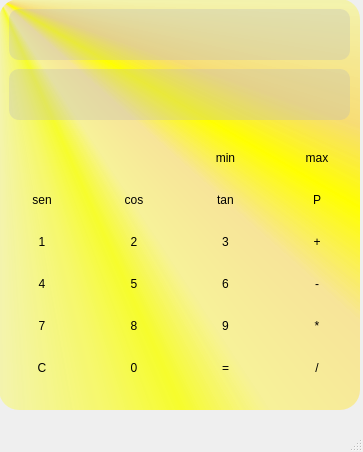
<?xml version="1.0" encoding="UTF-8"?>
<ui version="4.0">
 <class>MainWindow</class>
 <widget class="QMainWindow" name="MainWindow">
  <property name="geometry">
   <rect>
    <x>0</x>
    <y>0</y>
    <width>363</width>
    <height>452</height>
   </rect>
  </property>
  <property name="windowTitle">
   <string>MainWindow</string>
  </property>
  <widget class="QWidget" name="centralwidget">
   <widget class="QWidget" name="widget" native="true">
    <property name="geometry">
     <rect>
      <x>-1</x>
      <y>-1</y>
      <width>361</width>
      <height>411</height>
     </rect>
    </property>
    <property name="styleSheet">
     <string notr="true">QWidget#widget{
	background-color:qconicalgradient(cx:0, cy:0, angle:135, stop:0 rgba(255, 255, 0, 69), stop:0.375 rgba(255, 255, 0, 69), stop:0.423533 rgba(251, 255, 0, 145), stop:0.45 rgba(247, 255, 0, 208), stop:0.477581 rgba(255, 244, 71, 130), stop:0.518717 rgba(255, 218, 71, 130), stop:0.55 rgba(255, 255, 0, 255), stop:0.57754 rgba(255, 203, 0, 130), stop:0.625 rgba(255, 255, 0, 69), stop:1 rgba(255, 255, 0, 69));
	border-radius: 20px;
}</string>
    </property>
    <widget class="QWidget" name="gridLayoutWidget">
     <property name="geometry">
      <rect>
       <x>0</x>
       <y>130</y>
       <width>361</width>
       <height>271</height>
      </rect>
     </property>
     <layout class="QGridLayout" name="gridLayout" columnminimumwidth="0,0,0,0">
      <item row="2" column="2">
       <widget class="QPushButton" name="btnTan">
        <property name="enabled">
         <bool>true</bool>
        </property>
        <property name="styleSheet">
         <string notr="true">QPushButton{
	background-color: transparent;
	border-radius: 40px;
	font: 18pt &quot;Copperplate Gothic Bold&quot;;
}

QPushButton:hover{
	background-color: rgba(0,0,0,30);
	Border-radius: 40px;
}

QPushButton:pressed{
	background-color: rgba(0,0,0,60);
	border-radius: 40px;
}</string>
        </property>
        <property name="text">
         <string>tan</string>
        </property>
       </widget>
      </item>
      <item row="2" column="3">
       <widget class="QPushButton" name="btnProm">
        <property name="enabled">
         <bool>true</bool>
        </property>
        <property name="styleSheet">
         <string notr="true">QPushButton{
	background-color: transparent;
	border-radius: 40px;
	font: 18pt &quot;Copperplate Gothic Bold&quot;;
}

QPushButton:hover{
	background-color: rgba(0,0,0,30);
	Border-radius: 40px;
}

QPushButton:pressed{
	background-color: rgba(0,0,0,60);
	border-radius: 40px;
}</string>
        </property>
        <property name="text">
         <string>P</string>
        </property>
       </widget>
      </item>
      <item row="2" column="1">
       <widget class="QPushButton" name="btnCos">
        <property name="enabled">
         <bool>true</bool>
        </property>
        <property name="styleSheet">
         <string notr="true">QPushButton{
	background-color: transparent;
	border-radius: 40px;
	font: 18pt &quot;Copperplate Gothic Bold&quot;;
}

QPushButton:hover{
	background-color: rgba(0,0,0,30);
	Border-radius: 40px;
}

QPushButton:pressed{
	background-color: rgba(0,0,0,60);
	border-radius: 40px;
}</string>
        </property>
        <property name="text">
         <string>cos</string>
        </property>
       </widget>
      </item>
      <item row="2" column="0">
       <widget class="QPushButton" name="btnSen">
        <property name="enabled">
         <bool>true</bool>
        </property>
        <property name="styleSheet">
         <string notr="true">QPushButton{
	background-color: transparent;
	border-radius: 40px;
	font: 18pt &quot;Copperplate Gothic Bold&quot;;
}

QPushButton:hover{
	background-color: rgba(0,0,0,30);
	Border-radius: 40px;
}

QPushButton:pressed{
	background-color: rgba(0,0,0,60);
	border-radius: 40px;
}</string>
        </property>
        <property name="text">
         <string>sen</string>
        </property>
       </widget>
      </item>
      <item row="16" column="3">
       <widget class="QPushButton" name="btnMulti">
        <property name="styleSheet">
         <string notr="true">QPushButton{
	background-color: transparent;
	border-radius: 40px;
	font: 24pt &quot;Copperplate Gothic Bold&quot;;
}

QPushButton:hover{
	background-color: rgba(0,0,0,30);
	Border-radius: 40px;
}

QPushButton:pressed{
	background-color: rgba(0,0,0,60);
	border-radius: 40px;
}</string>
        </property>
        <property name="text">
         <string>*</string>
        </property>
       </widget>
      </item>
      <item row="16" column="0">
       <widget class="QPushButton" name="btn7">
        <property name="styleSheet">
         <string notr="true">QPushButton{
	background-color: transparent;
	border-radius: 40px;
	font: 24pt &quot;Copperplate Gothic Bold&quot;;
}

QPushButton:hover{
	background-color: rgba(0,0,0,30);
	Border-radius: 40px;
}

QPushButton:pressed{
	background-color: rgba(0,0,0,60);
	border-radius: 40px;
}</string>
        </property>
        <property name="text">
         <string>7</string>
        </property>
       </widget>
      </item>
      <item row="15" column="3">
       <widget class="QPushButton" name="btnResta">
        <property name="styleSheet">
         <string notr="true">QPushButton{
	background-color: transparent;
	border-radius: 40px;
	font: 24pt &quot;Copperplate Gothic Bold&quot;;
}

QPushButton:hover{
	background-color: rgba(0,0,0,30);
	Border-radius: 40px;
}

QPushButton:pressed{
	background-color: rgba(0,0,0,60);
	border-radius: 40px;
}</string>
        </property>
        <property name="text">
         <string>-</string>
        </property>
       </widget>
      </item>
      <item row="17" column="3">
       <widget class="QPushButton" name="btnDivision">
        <property name="styleSheet">
         <string notr="true">QPushButton{
	background-color: transparent;
	border-radius: 40px;
	font: 24pt &quot;Copperplate Gothic Bold&quot;;
}

QPushButton:hover{
	background-color: rgba(0,0,0,30);
	Border-radius: 40px;
}

QPushButton:pressed{
	background-color: rgba(0,0,0,60);
	border-radius: 40px;
}</string>
        </property>
        <property name="text">
         <string>/</string>
        </property>
       </widget>
      </item>
      <item row="15" column="2">
       <widget class="QPushButton" name="btn6">
        <property name="styleSheet">
         <string notr="true">QPushButton{
	background-color: transparent;
	border-radius: 40px;
	font: 24pt &quot;Copperplate Gothic Bold&quot;;
}

QPushButton:hover{
	background-color: rgba(0,0,0,30);
	Border-radius: 40px;
}

QPushButton:pressed{
	background-color: rgba(0,0,0,60);
	border-radius: 40px;
}</string>
        </property>
        <property name="text">
         <string>6</string>
        </property>
       </widget>
      </item>
      <item row="16" column="2">
       <widget class="QPushButton" name="btn9">
        <property name="styleSheet">
         <string notr="true">QPushButton{
	background-color: transparent;
	border-radius: 40px;
	font: 24pt &quot;Copperplate Gothic Bold&quot;;
}

QPushButton:hover{
	background-color: rgba(0,0,0,30);
	Border-radius: 40px;
}

QPushButton:pressed{
	background-color: rgba(0,0,0,60);
	border-radius: 40px;
}</string>
        </property>
        <property name="text">
         <string>9</string>
        </property>
       </widget>
      </item>
      <item row="17" column="0">
       <widget class="QPushButton" name="btnBorrar">
        <property name="styleSheet">
         <string notr="true">QPushButton{
	background-color: transparent;
	border-radius: 40px;
	font: 24pt &quot;Copperplate Gothic Bold&quot;;
}

QPushButton:hover{
	background-color: rgba(0,0,0,30);
	Border-radius: 40px;
}

QPushButton:pressed{
	background-color: rgba(0,0,0,60);
	border-radius: 40px;
}</string>
        </property>
        <property name="text">
         <string>C</string>
        </property>
       </widget>
      </item>
      <item row="14" column="1">
       <widget class="QPushButton" name="btn2">
        <property name="enabled">
         <bool>true</bool>
        </property>
        <property name="styleSheet">
         <string notr="true">QPushButton{
	background-color: transparent;
	border-radius: 40px;
	font: 24pt &quot;Copperplate Gothic Bold&quot;;
}

QPushButton:hover{
	background-color: rgba(0,0,0,30);
	Border-radius: 40px;
}

QPushButton:pressed{
	background-color: rgba(0,0,0,60);
	border-radius: 40px;
}</string>
        </property>
        <property name="text">
         <string>2</string>
        </property>
       </widget>
      </item>
      <item row="14" column="0">
       <widget class="QPushButton" name="btn1">
        <property name="enabled">
         <bool>true</bool>
        </property>
        <property name="styleSheet">
         <string notr="true">QPushButton{
	background-color: transparent;
	border-radius: 40px;
	font: 24pt &quot;Copperplate Gothic Bold&quot;;
}

QPushButton:hover{
	background-color: rgba(0,0,0,30);
	Border-radius: 40px;
}

QPushButton:pressed{
	background-color: rgba(0,0,0,60);
	border-radius: 40px;
}</string>
        </property>
        <property name="text">
         <string>1</string>
        </property>
       </widget>
      </item>
      <item row="14" column="3">
       <widget class="QPushButton" name="btnSuma">
        <property name="styleSheet">
         <string notr="true">QPushButton{
	background-color: transparent;
	border-radius: 40px;
	font: 24pt &quot;Copperplate Gothic Bold&quot;;
}

QPushButton:hover{
	background-color: rgba(0,0,0,30);
	Border-radius: 40px;
}

QPushButton:pressed{
	background-color: rgba(0,0,0,60);
	border-radius: 40px;
}</string>
        </property>
        <property name="text">
         <string>+</string>
        </property>
       </widget>
      </item>
      <item row="14" column="2">
       <widget class="QPushButton" name="btn3">
        <property name="styleSheet">
         <string notr="true">QPushButton{
	background-color: transparent;
	border-radius: 40px;
	font: 24pt &quot;Copperplate Gothic Bold&quot;;
}

QPushButton:hover{
	background-color: rgba(0,0,0,30);
	Border-radius: 40px;
}

QPushButton:pressed{
	background-color: rgba(0,0,0,60);
	border-radius: 40px;
}</string>
        </property>
        <property name="text">
         <string>3</string>
        </property>
       </widget>
      </item>
      <item row="15" column="0">
       <widget class="QPushButton" name="btn4">
        <property name="styleSheet">
         <string notr="true">QPushButton{
	background-color: transparent;
	border-radius: 40px;
	font: 24pt &quot;Copperplate Gothic Bold&quot;;
}

QPushButton:hover{
	background-color: rgba(0,0,0,30);
	Border-radius: 40px;
}

QPushButton:pressed{
	background-color: rgba(0,0,0,60);
	border-radius: 40px;
}</string>
        </property>
        <property name="text">
         <string>4</string>
        </property>
       </widget>
      </item>
      <item row="15" column="1">
       <widget class="QPushButton" name="btn5">
        <property name="styleSheet">
         <string notr="true">QPushButton{
	background-color: transparent;
	border-radius: 40px;
	font: 24pt &quot;Copperplate Gothic Bold&quot;;
}

QPushButton:hover{
	background-color: rgba(0,0,0,30);
	Border-radius: 40px;
}

QPushButton:pressed{
	background-color: rgba(0,0,0,60);
	border-radius: 40px;
}</string>
        </property>
        <property name="text">
         <string>5</string>
        </property>
       </widget>
      </item>
      <item row="17" column="1">
       <widget class="QPushButton" name="btn0">
        <property name="styleSheet">
         <string notr="true">QPushButton{
	background-color: transparent;
	border-radius: 40px;
	font: 24pt &quot;Copperplate Gothic Bold&quot;;
}

QPushButton:hover{
	background-color: rgba(0,0,0,30);
	Border-radius: 40px;
}

QPushButton:pressed{
	background-color: rgba(0,0,0,60);
	border-radius: 40px;
}</string>
        </property>
        <property name="text">
         <string>0</string>
        </property>
       </widget>
      </item>
      <item row="17" column="2">
       <widget class="QPushButton" name="btnIgual">
        <property name="styleSheet">
         <string notr="true">QPushButton{
	background-color: transparent;
	border-radius: 40px;
	font: 24pt &quot;Copperplate Gothic Bold&quot;;
}

QPushButton:hover{
	background-color: rgba(0,0,0,30);
	Border-radius: 40px;
}

QPushButton:pressed{
	background-color: rgba(0,0,0,60);
	border-radius: 40px;
}</string>
        </property>
        <property name="text">
         <string>=</string>
        </property>
       </widget>
      </item>
      <item row="16" column="1">
       <widget class="QPushButton" name="btn8">
        <property name="styleSheet">
         <string notr="true">QPushButton{
	background-color: transparent;
	border-radius: 40px;
	font: 24pt &quot;Copperplate Gothic Bold&quot;;
}

QPushButton:hover{
	background-color: rgba(0,0,0,30);
	Border-radius: 40px;
}

QPushButton:pressed{
	background-color: rgba(0,0,0,60);
	border-radius: 40px;
}</string>
        </property>
        <property name="text">
         <string>8</string>
        </property>
       </widget>
      </item>
      <item row="1" column="3">
       <widget class="QPushButton" name="btnMax">
        <property name="enabled">
         <bool>true</bool>
        </property>
        <property name="styleSheet">
         <string notr="true">QPushButton{
	background-color: transparent;
	border-radius: 40px;
	font: 18pt &quot;Copperplate Gothic Bold&quot;;
}

QPushButton:hover{
	background-color: rgba(0,0,0,30);
	Border-radius: 40px;
}

QPushButton:pressed{
	background-color: rgba(0,0,0,60);
	border-radius: 40px;
}</string>
        </property>
        <property name="text">
         <string>max</string>
        </property>
       </widget>
      </item>
      <item row="1" column="2">
       <widget class="QPushButton" name="btnMin">
        <property name="enabled">
         <bool>true</bool>
        </property>
        <property name="styleSheet">
         <string notr="true">QPushButton{
	background-color: transparent;
	border-radius: 40px;
	font: 18pt &quot;Copperplate Gothic Bold&quot;;
}

QPushButton:hover{
	background-color: rgba(0,0,0,30);
	Border-radius: 40px;
}

QPushButton:pressed{
	background-color: rgba(0,0,0,60);
	border-radius: 40px;
}</string>
        </property>
        <property name="text">
         <string>min</string>
        </property>
       </widget>
      </item>
     </layout>
    </widget>
    <widget class="QLabel" name="label_prev">
     <property name="geometry">
      <rect>
       <x>10</x>
       <y>10</y>
       <width>341</width>
       <height>51</height>
      </rect>
     </property>
     <property name="styleSheet">
      <string notr="true">border-radius: 10px;
background-color: rgb(185, 185, 185, 80);
font: 16pt &quot;Copperplate Gothic Bold&quot;</string>
     </property>
     <property name="text">
      <string/>
     </property>
    </widget>
    <widget class="QLabel" name="label_result">
     <property name="geometry">
      <rect>
       <x>10</x>
       <y>70</y>
       <width>341</width>
       <height>51</height>
      </rect>
     </property>
     <property name="styleSheet">
      <string notr="true">border-radius: 10px;
background-color: rgb(185, 185, 185, 80);
font: 16pt &quot;Copperplate Gothic Bold&quot;;</string>
     </property>
     <property name="text">
      <string/>
     </property>
    </widget>
   </widget>
  </widget>
  <widget class="QMenuBar" name="menubar">
   <property name="geometry">
    <rect>
     <x>0</x>
     <y>0</y>
     <width>363</width>
     <height>21</height>
    </rect>
   </property>
  </widget>
  <widget class="QStatusBar" name="statusbar"/>
 </widget>
 <resources/>
 <connections/>
</ui>
